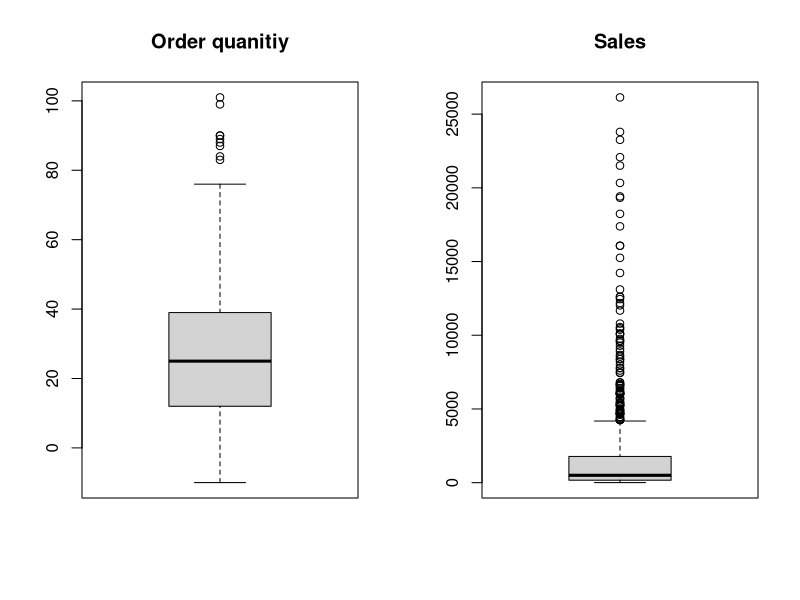
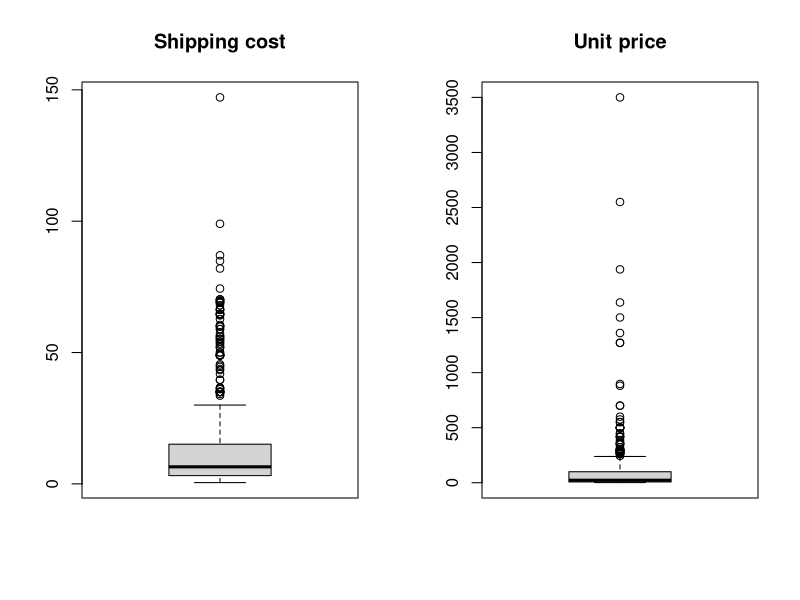
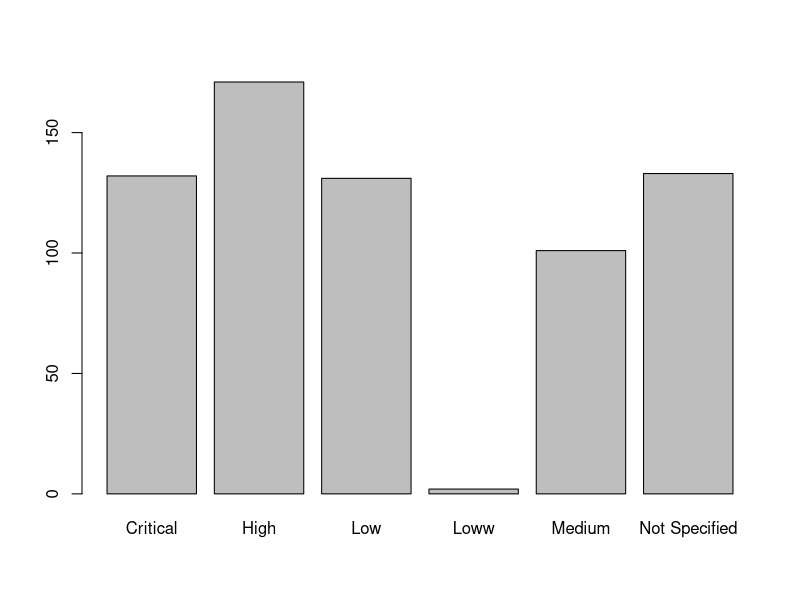
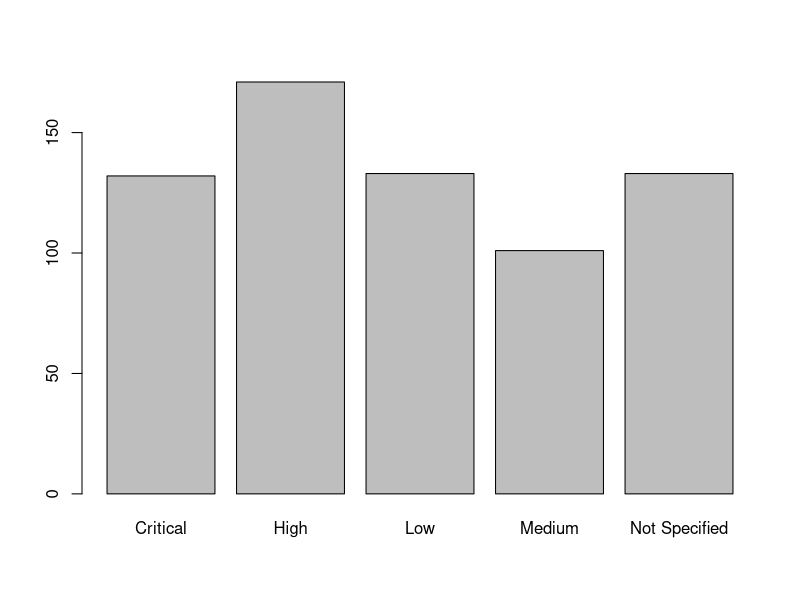

Write the R code that produced these figures, in order. (Note: this script raises an error after producing the figures.)
getwd()
data <- read.csv('Datasets/SalesDatafor preprocessing.csv', stringsAsFactors = TRUE)
summary(data)
library(ggplot2)
#standerd deviation
str(data)
attach(data)
data$Sales[is.na(data$Sales)] <- mean(data$Sales,na.rm = TRUE)
data$Profit[is.na(data$Profit)] <- mean(data$Profit,na.rm = TRUE)
data$Unit.Price[is.na(data$Unit.Price)] <- mean(data$Unit.Price,na.rm = TRUE)
data$Order.Priority[is.na(data$Order.Priority)] <- sample(levels(data$Order.Priority),
                                                          size = sum(is.na(data$Order.Priority)),
                                                          replace = TRUE)

sd(data$Order.Quantity)
sd(data$Sales)
sd(data$Profit)
sd(data$Unit.Price)
summary(data)
#it will divide graph as 1 row and 2 column so by column wise or vertically
#2 graph can be printer but by row wise only 1
par(mfrow =c(1,2))
boxplot(data$Order.Quantity,main ='Order quanitiy')
boxplot(data$Sales,main= "Sales")
boxplot(data$Shipping.Cost, main='Shipping cost')
boxplot(data$Unit.Price,main= 'Unit price')
#if will divide the graph into 1 row and 1 column section
par(mfrow = c(1,1))
summary(data)
barplot(summary(data$Order.Priority))

#change column name of loww to low
# Change the "Loww" level to "Low"
print(levels(data$Order.Priority))
levels(data$Order.Priority)[levels(data$Order.Priority) == "Loww"] <- "Low"

# Verify the updated levels
print(levels(data$Order.Priority))

#removing outliers using boxplot.stat 
ind <- which(data$Order.Quantity %in% boxplot.stats(data$Order.Quantity)$out | 
               data$Sales %in% boxplot.stats(data$Sales)$out |
               data$Profit %in% boxplot.stats(data$Profit)$out|
               data$Unit.Price %in% boxplot.stats(data$Unit.Price)$out|
               data$Shipping.Cost %in% boxplot.stats(data$Shipping.Cost)$out)
data2 <- data[-ind,]
data2


#another way to change the loww to low

data2$Order.Priority[data2$Order.Priority=="Loww"]<-"Low"
data2$Order.Priority<- droplevels(data2$Order.Priority)
barplot(summary(data$Order.Priority))
# Finally, we can draw the new bloxplot
par(mfrow = c(1,-2))
boxplot(data$Order.Quantity,  main = "Order.Quantity")
boxplot(data$Profit, main = "Profit")
boxplot(data$Sales,  main= "Sales")
boxplot(data$Shipping.Cost, main = "Shipping Cost")
